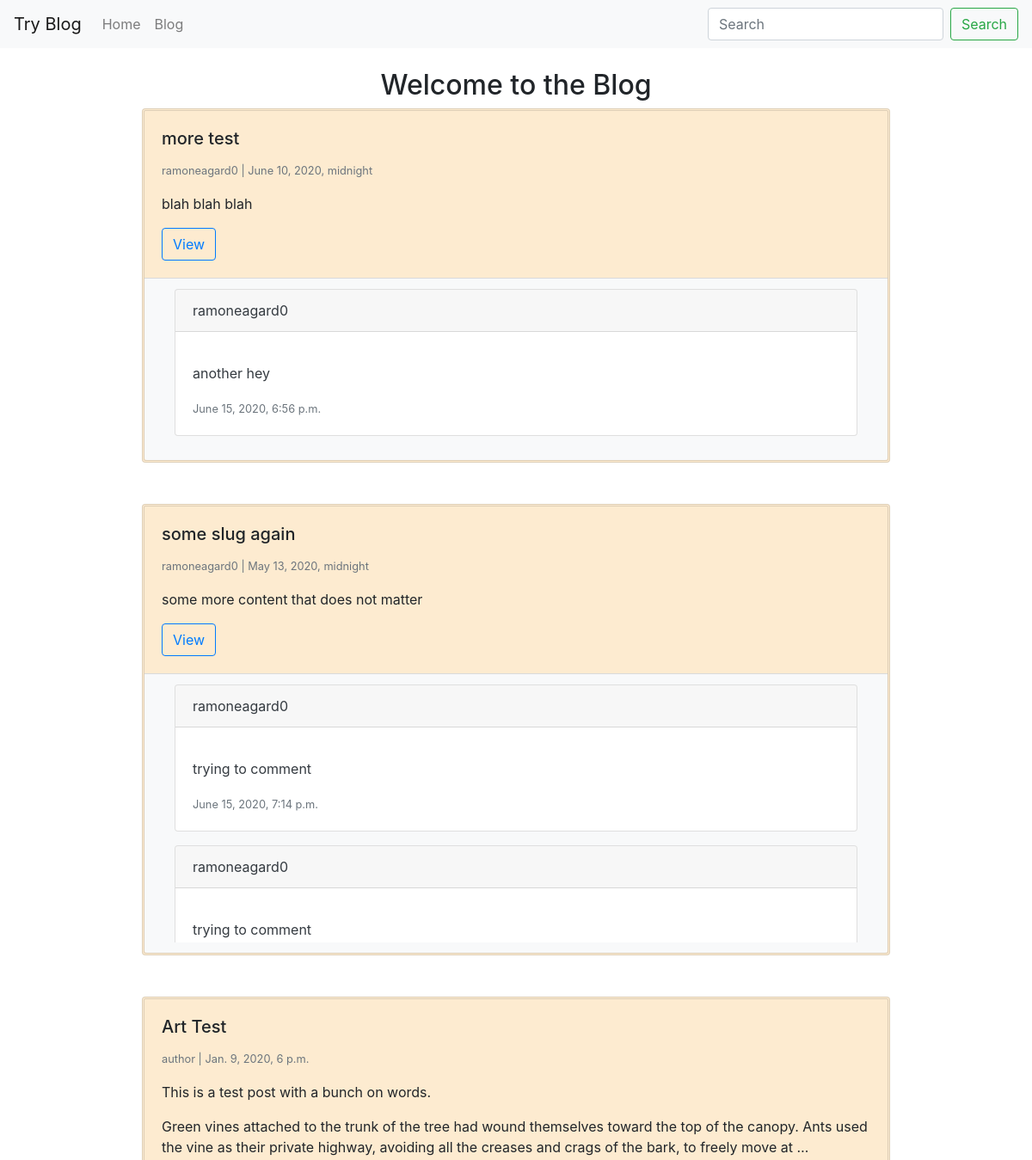
The app's page / (upper part), older data.
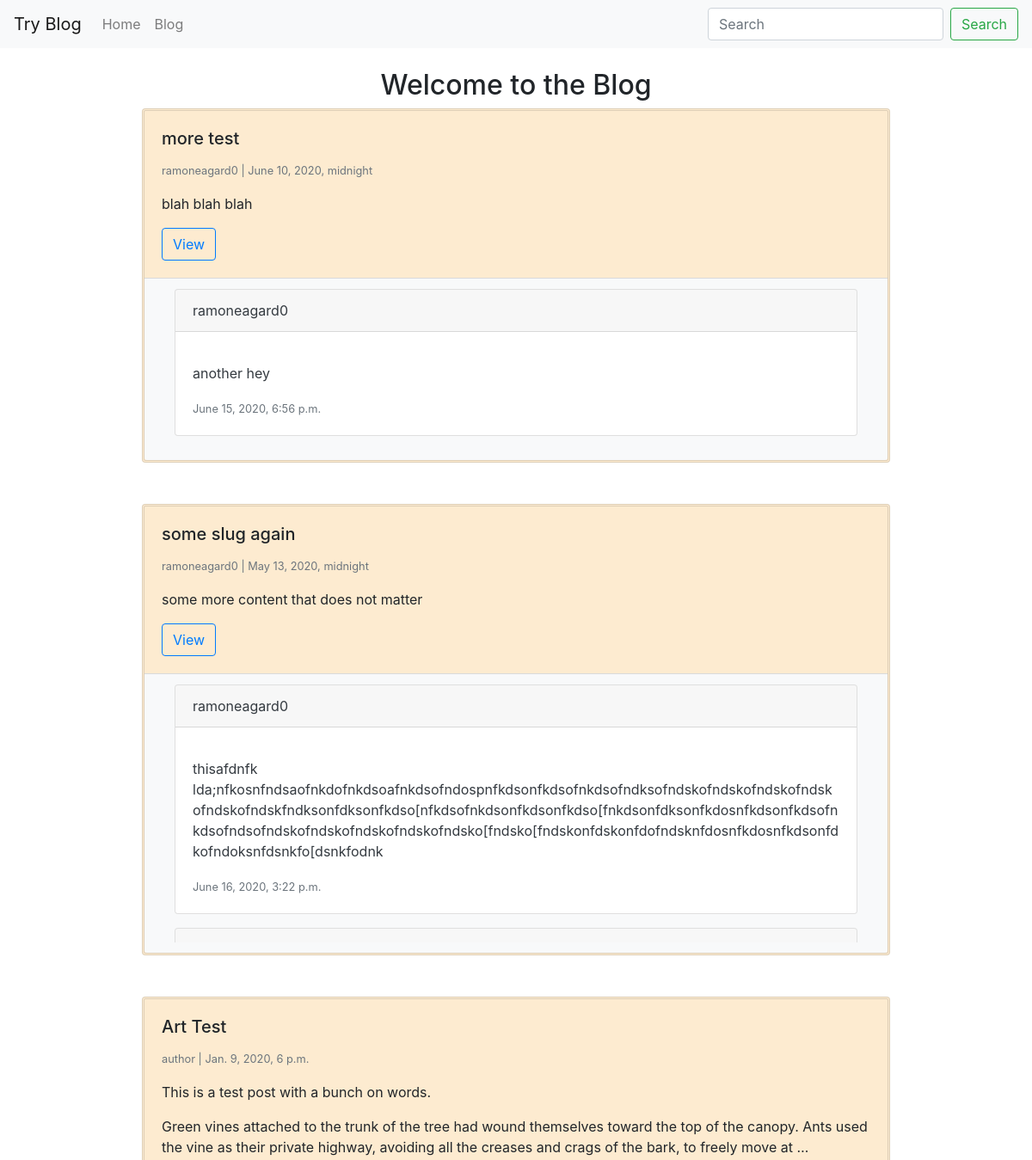
The same page, newer data.
### blog/models.py (models this page shows, shortened)
class BlogPost(models.Model): #user.blogpost_set.all()  or BlogPost.objects.filter(user = user instance)--> get querySet associated with a user
    user = models.ForeignKey(User, default=1, null = True, on_delete=models.SET_NULL)
    image = models.ImageField(upload_to='image/', blank=True, null=True)
    title = models.CharField(max_length=120, unique=False)
    slug = models.SlugField(unique=True)
    content = models.TextField(null=True, blank=True)
    publish_date = models.DateTimeField(auto_now=False, auto_now_add=False, null=True, blank=True)
    timestamp = models.DateTimeField(auto_now=False, auto_now_add=True)
    updated = models.DateTimeField(auto_now=True, auto_now_add=False)
    objects = BlogPostManager()
    class Meta:
        ordering = ['-publish_date', '-updated', 'timestamp']
    def get_absolute_url(self):
        return f"/blog/{self.slug}"

### comments/models.py (models this page shows)
class BlogComment(models.Model):
    user = models.ForeignKey(User, null = True, on_delete=models.SET_NULL)
    blog_post = models.ForeignKey('blog.BlogPost', on_delete=models.CASCADE, related_name='comments')
    content = models.TextField(max_length=300)
    timestamp = models.DateTimeField(auto_now_add=True)
    class Meta:
        ordering = ['-timestamp']

### try_django/views.py (the view, shortened to what this page needs)
# urls.py: path('', home_page),
def home_page(request):
    my_title = "Welcome to the Blog"
    context = {}
    querySet = BlogPost.objects.all()
    PostCommentList = []
    for bp in querySet:
        coms = bp.comments.all()
        if coms.count() > 5:
            coms = coms[:5]
        b_c_set = (bp, coms)
        PostCommentList.append(b_c_set)
    context["object_list"] = PostCommentList
    context["title"] = my_title
    return render(request, "home.html", context)

### blog/models.py (called while the page is built)
    def get_queryset(self):
        return BlogPostQuerySet(self.model, using=self._db)

### templates/home.html (shortened to what this page needs)
{% extends "base.html" %}
{% block content %}
  <div class="row flex-column justify-content-center">
    <div class='col-12 d-flex justify-content-center'>
      <h2>{{ title }}</h2>
    </div>
  </div>
    <div class='row row-cols-1'>
    {% for bp, coms in object_list %}
      {% include 'blog/list-inline.html' with blog_post=bp comments=coms comm_form=comment_form truncate=True detail=False %}
    {% endfor %}
    </div>
{% endblock %}

### blog/templates/blog/list-inline.html (shortened to what this page needs)
<div class= 'col-md-9 mb-5 mx-auto'>
<div class="card {% if not blog_post.publish_date %} border-info text-info bg-light{% endif %}" style="{% if blog_post.publish_date %} border-style:double; border-width:3px; background-color:#fdebd0;{% endif %}" >
  <div class="card-body">
  <h5 class="card-title">{{ blog_post.title }}</h5>
   <p class="card-text">
      <small class="text-muted">
        {{ blog_post.user }} |
        {% if blog_post.publish_date %} {{ blog_post.publish_date }}
        {% else %} Draft {% endif %}
      </small>
     {% if truncate %}
      {{ blog_post.content|linebreaks|truncatewords:50 }}
     {% else %}
      {{ blog_post.content|linebreaks }}
     {% endif %}
   </p>
   {% if not detail %}
    <a href= {{ blog_post.get_absolute_url }} class="btn btn-outline-primary">View</a>
   {% endif %}
   </div>
   <div class="card-footer text-dark bg-light" style="max-height:550px">
     <div class="col" style="overflow-y:scroll; max-height:300px"">
    {% for com in comments %}
      <div class="card mb-3">
        <div class="card-header">
          {{ com.user }}
        </div>
        <div class="card-body">
          <p class="card-text"> {{ com.content|linebreaks }}</p>
          <small class="text-muted"> {{ com.timestamp }}</small>
        </div>
      </div>
     {% endfor %}
     </div>
   </div>
</div>
</div>

Row changes from the older to the newer data that the page shows:
computed for BlogPost "some slug again": loses BlogComment (user "ramoneagard0", content "trying to comment", timestamp "June 15, 2020, 7:14 p.m."); loses BlogComment (user "ramoneagard0", content "trying to comment")
added BlogComment: user "ramoneagard0", content "thisafdnfk lda;nfkosnfndsaofnkdofnkdsoafnkdsofndospnfkdsonfkdsofnkdsofndksofndskofndskofndskofndskofndskofndskfndksonfdksonfkdso[nfkdsofnkdsonfkdsonfkdso[fnkdsonfdksonfkdosnfkdsonfkdsofnkdsofndsofndskofndskofndskofndskofndsko[fndsko[fndskonfdskonfdofndsknfdosnfkdosnfkdsonfdkofndoksnfdsnkfo[dsnkfodnk", timestamp "June 16, 2020, 3:22 p.m.", shown under BlogPost "some slug again"
